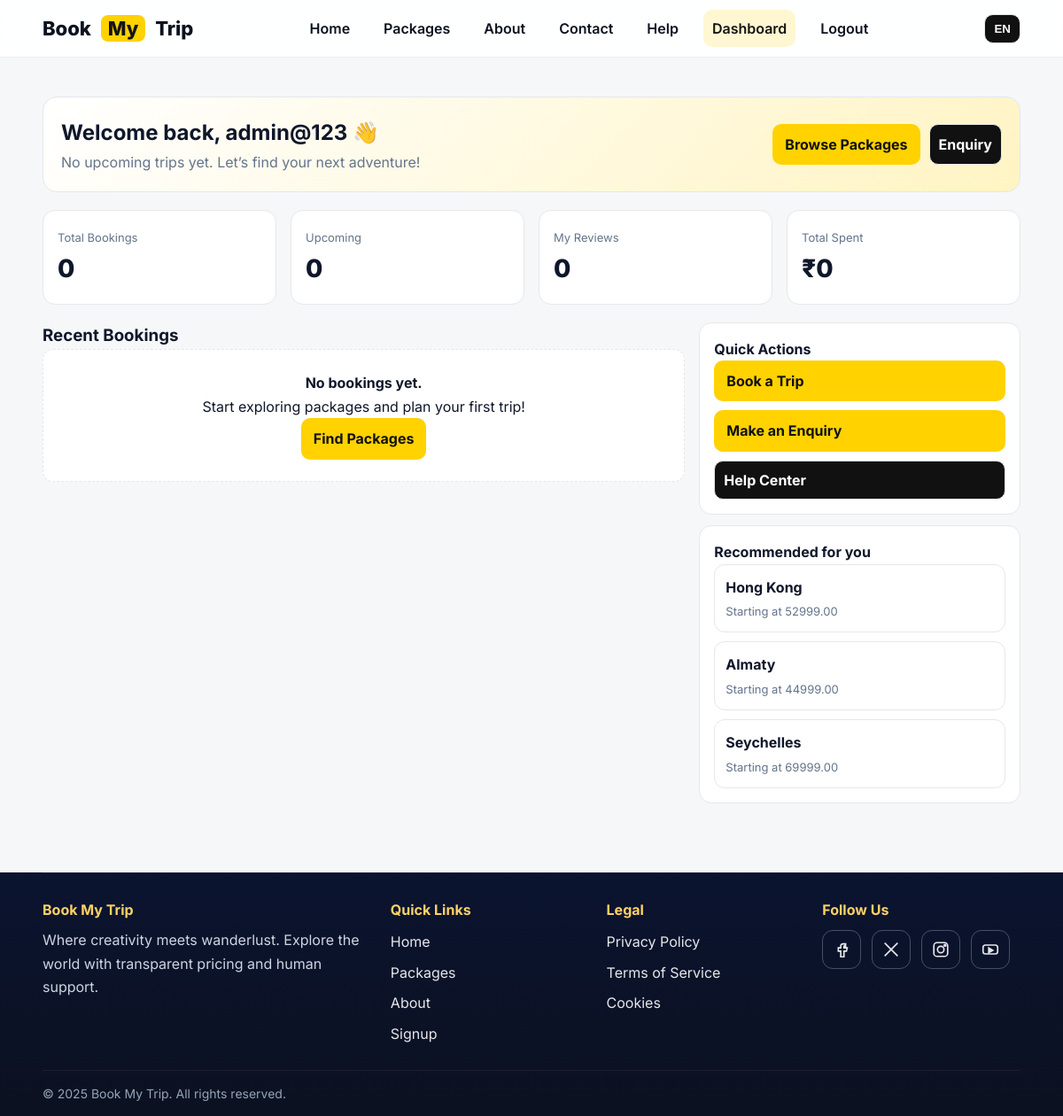
The page /dashboard/ (signed in) on the database its author committed.
### hello/models.py (models this page shows, shortened)
class Package(models.Model):
    CATEGORY_CHOICES = [
        ('adventure', 'Adventure'),
        ('beach', 'Beach'),
        ('city', 'City'),
        ('cultural', 'Cultural'),
        ('luxury', 'Luxury'),
        ('family', 'Family'),
        ('honeymoon', 'Honeymoon'),
        ('other', 'Other'),
    ]
    title = models.CharField(max_length=200)
    slug = models.SlugField(max_length=220, unique=True, help_text="Used in the package URL.")
    destination = models.ForeignKey('Destination', on_delete=models.CASCADE, related_name="packages")
    category = models.CharField(max_length=20, choices=CATEGORY_CHOICES)
    description = models.TextField()
    image = models.ImageField(upload_to='packages/', blank=True, null=True)
    price = models.DecimalField(max_digits=10, decimal_places=2, validators=[MinValueValidator(Decimal('0'))])
    is_available = models.BooleanField(default=True)
    created_at = models.DateTimeField(auto_now_add=True)
    class Meta:
        ordering = ['-created_at']
        verbose_name_plural = "Packages"
        indexes = [
            models.Index(fields=['slug']),
            models.Index(fields=['category', 'is_available']),
        ]

### hello/views.py (the view)
# urls.py: path("dashboard/", views.dashboard, name="dashboard"),
@login_required
def dashboard(request):
    today = timezone.localdate()
    bookings = Booking.objects.filter(user=request.user).select_related("package")
    stats = {
        "total_bookings": bookings.count(),
        "upcoming_count": bookings.filter(travel_date__gte=today).count(),
        "total_spent": bookings.aggregate(s=Sum("total_price"))["s"] or 0,
        "confirmed_count": bookings.filter(status="CONFIRMED").count(),
    }
    ctx = {
        "stats": stats,
        "recent_bookings": bookings.order_by("-booking_date")[:5],
        "reviews": Review.objects.filter(user=request.user).select_related("package")[:5],
        "recommendations": (
            Package.objects.filter(is_available=True)
            .exclude(bookings__user=request.user)
            .select_related("destination")[:3]
        ),
        "upcoming_booking": bookings.filter(travel_date__gte=today).order_by("travel_date").first(),
    }
    return render(request, "hello/dashboard.html", ctx)

### hello/templates/hello/dashboard.html (shortened to what this page needs)
<!DOCTYPE html>
<html lang="en">
<head>
</head>
<body>
<header class="topbar">
  <div class="container nav">
    <a class="logo" href="{% url 'home' %}">Book <span>My</span> Trip</a>
    <nav class="menu">
      <a href="{% url 'home' %}">Home</a>
      <a href="{% url 'packages' %}">Packages</a>
      <a href="{% url 'about' %}">About</a>
      <a href="{% url 'contact' %}">Contact</a>
      <a href="{% url 'help' %}">Help</a>
      <a href="{% url 'dashboard' %}" class="active">Dashboard</a>
      {% if user.is_authenticated %}
        <a href="{% url 'logout' %}">Logout</a>
      {% else %}
        <a href="{% url 'login' %}">Login</a>
        <a href="{% url 'signup' %}">Signup</a>
      {% endif %}
    </nav>
    <div class="actions"><button class="btn ghost">EN</button></div>
  </div>
</header>
<main>
  <section class="container section">
    <div class="hero">
      <div>
        <h2>Welcome back, {{ user.first_name|default:user.username }} 👋</h2>
        {% if upcoming_booking %}
          <p>Your next trip: <strong>{{ upcoming_booking.package.title }}</strong> •
          <strong>{{ upcoming_booking.travel_date|date:"M d, Y" }}</strong></p>
        {% else %}
          <p>No upcoming trips yet. Let’s find your next adventure!</p>
        {% endif %}
      </div>
      <div style="display:flex;gap:10px;flex-wrap:wrap">
        <a class="btn" href="{% url 'packages' %}">Browse Packages</a>
        <a class="btn ghost" href="{% url 'contact' %}">Enquiry</a>
      </div>
    </div>
    <div class="grid cards">
      <div class="card kpi"><span class="label">Total Bookings</span><div class="value">{{ stats.total_bookings }}</div></div>
      <div class="card kpi"><span class="label">Upcoming</span><div class="value">{{ stats.upcoming_count }}</div></div>
      <div class="card kpi"><span class="label">My Reviews</span><div class="value">{{ reviews|length }}</div></div>
      <div class="card kpi"><span class="label">Total Spent</span><div class="value">₹{{ stats.total_spent|floatformat:0 }}</div></div>
    </div>
    <div class="section-grid">
      <div>
        <h3>Recent Bookings</h3>
        {% if recent_bookings %}
          <table class="table">
            <thead>
              <tr><th>Package</th><th>Travel Date</th><th>Status</th><th>Total</th><th>Booked On</th></tr>
            </thead>
            <tbody>
              {% for b in recent_bookings %}
              <tr>
                <td>{{ b.package.title }}</td>
                <td>{{ b.travel_date|date:"M d, Y" }}</td>
                <td>{{ b.status|title }}</td>
                <td>₹{{ b.total_price|floatformat:0 }}</td>
                <td>{{ b.booking_date|date:"M d, Y" }}</td>
              </tr>
              {% endfor %}
            </tbody>
          </table>
        {% else %}
          <div class="empty">
            <p><strong>No bookings yet.</strong></p>
            <p>Start exploring packages and plan your first trip!</p>
            <a class="btn" href="{% url 'packages' %}">Find Packages</a>
          </div>
        {% endif %}
      </div>
      <aside>
        <div class="card">
          <h4>Quick Actions</h4>
          <div class="list">
            <a class="btn" href="{% url 'packages' %}">Book a Trip</a>
            <a class="btn" href="{% url 'contact' %}">Make an Enquiry</a>
            <a class="btn ghost" href="{% url 'help' %}">Help Center</a>
          </div>
        </div>
        <div class="card" style="margin-top:12px">
          <h4>Recommended for you</h4>
          <div class="reco">
            {% for r in recommendations %}
              <a href="{% url 'packages' %}#{{ r.slug|default:r.id }}">
                <strong>{{ r.name|default:r.title }}</strong>
                <p>{% if r.price %}Starting at {{ r.price }}{% else %}New deals available{% endif %}</p>
              </a>
            {% empty %}
              <p class="muted">No recommendations yet.</p>
            {% endfor %}
          </div>
        </div>
      </aside>
    </div>
  </section>
</main>
<footer class="site-footer">
  <div class="container footer-top">
    <div class="fgrid">
      <div class="fbrand">
        <h4>Book My Trip</h4>
        <p>Where creativity meets wanderlust. Explore the world with transparent pricing and human support.</p>
      </div>
      <div class="fcol">
        <h4>Quick Links</h4>
        <ul>
          <li><a href="{% url 'home' %}">Home</a></li>
          <li><a href="{% url 'packages' %}">Packages</a></li>
          <li><a href="{% url 'about' %}">About</a></li>
          <li><a href="{% url 'signup' %}">Signup</a></li>
        </ul>
      </div>
      <div class="fcol">
        <h4>Legal</h4>
        <ul>
          <li><a href="{% url 'privacy' %}">Privacy Policy</a></li>
          <li><a href="{% url 'terms' %}">Terms of Service</a></li>
          <li><a href="{% url 'cookies' %}">Cookies</a></li>
        </ul>
      </div>
      <div class="fcol">
        <h4>Follow Us</h4>
        <div class="social">
  <a class="social-btn" aria-label="Facebook" href="#" rel="noopener">
    <svg viewBox="0 0 24 24" aria-hidden="true">
      <path d="M14 9h3V5h-3c-1.7 0-3 1.3-3 3v2H8v4h3v7h4v-7h3l1-4h-4V8.5c0-.8.7-1.5 1.5-1.5H17" />
    </svg>
  </a>
  <a class="social-btn" aria-label="X (Twitter)" href="#" rel="noopener">
    <svg viewBox="0 0 24 24" aria-hidden="true">
      <path d="M4 4l16 16M20 4L4 20" />
    </svg>
  </a>
  <a class="social-btn" aria-label="Instagram" href="#" rel="noopener">
    <svg viewBox="0 0 24 24" aria-hidden="true">
      <rect x="3.5" y="3.5" width="17" height="17" rx="4" ry="4" />
      <circle cx="12" cy="12" r="4" />
      <circle cx="17.2" cy="6.8" r="1.1" />
    </svg>
  </a>
  <a class="social-btn" aria-label="YouTube" href="#" rel="noopener">
    <svg viewBox="0 0 24 24" aria-hidden="true">
      <rect x="3" y="6.5" width="18" height="11" rx="3" ry="3" />
      <path d="M10 10l5 3-5 3z" fill="currentColor" />
    </svg>
  </a>
</div>
        </div>
      </div>
    </div>
  <div class="container foot-bottom">© 2025 Book My Trip. All rights reserved.</div>
</footer>
</body>
</html>

### hello/templates/hello/dashboard.html (style rules this page uses)
:root { --bg:#f6f7f8; --ink:#0f172a; --muted:#64748b; --line:#e5e7eb; --brand:#ffd200; --brand-d:#141414; }
* { box-sizing:border-box;margin:0;padding:0 }
body { margin:0;background:var(--bg);color:var(--ink); font-family:Inter,system-ui,-apple-system,Segoe UI,Roboto,Arial;line-height:1.65 }
.topbar { position:sticky;top:0;z-index:60;backdrop-filter:saturate(1.2) blur(10px); background:rgba(255,255,255,.9);border-bottom:1px solid rgba(0,0,0,.06) }
.container { width:min(1180px,92%);margin:auto }
.nav { display:flex;align-items:center;gap:14px;min-height:64px }
.logo { font-weight:800;font-size:22px;color:#0b1220;text-decoration:none;white-space:nowrap }
.logo span { background:var(--brand);color:var(--brand-d);padding:2px 8px;border-radius:8px;margin:0 6px }
.menu { display:flex;gap:18px;justify-content:center;flex:1 }
.menu a { color:#0b1220;text-decoration:none;font-weight:600;padding:8px 10px;border-radius:10px }
.menu a.active { background:rgba(255,210,0,.18);color:var(--brand-d) }
.actions { margin-left:auto }
.btn.ghost { padding:8px 10px;border:1px solid var(--line);background:#fff;border-radius:10px }
.section { padding:44px 0 }
.hero { background:linear-gradient(135deg,#fff,#fff4c3);border:1px solid var(--line); border-radius:16px;padding:20px;display:flex;gap:16px;align-items:center;justify-content:space-between;margin-bottom:20px }
.hero p { color:var(--muted) }
.btn { appearance:none;border:0;border-radius:10px;background:var(--brand);color:#111; padding:10px 14px;font-weight:700;cursor:pointer;text-decoration:none;display:inline-flex;align-items:center;gap:8px }
.btn.ghost { background:#111;color:#fff }
.grid { display:grid;gap:16px }
.cards { grid-template-columns:repeat(4,minmax(0,1fr)) }
.card { background:#fff;border:1px solid var(--line);border-radius:14px;padding:16px }
.kpi .label { color:var(--muted);font-size:13px }
.kpi .value { font-size:28px;font-weight:800 }
.section-grid { display:grid;grid-template-columns:2fr 1fr;gap:16px;margin-top:20px }
.empty { text-align:center;border:1px dashed var(--line);padding:24px;border-radius:12px;background:#fff }
.list { display:flex;flex-direction:column;gap:10px }
.reco a { display:block;background:#fff;border:1px solid var(--line);border-radius:12px;padding:12px;text-decoration:none;color:var(--ink) }
.reco a + a { margin-top:10px }
.reco p { margin-top:4px;color:var(--muted);font-size:13px }
.site-footer { background:linear-gradient(180deg,#0b1430,#0b1120);color:#e5e7eb;margin-top:34px }
.footer-top { padding:28px 0;border-top:1px solid rgba(255,255,255,.06);border-bottom:1px solid rgba(255,255,255,.06) }
.fgrid { display:grid;grid-template-columns:2fr 1.2fr 1.2fr 1.2fr;gap:20px }
.fbrand h4 { margin:0 0 8px;color:#ffd166 }
.fbrand p { margin:0;color:#cbd5e1 }
.fcol h4 { margin:0 0 10px;color:#ffd166 }
.fcol ul { list-style:none;padding:0;margin:0;display:grid;gap:8px }
.fcol a { color:#e5e7eb;text-decoration:none }
.foot-bottom { padding:14px 0;color:#94a3b8;font-size:14px }
.social { display:flex;gap:12px;margin-top:8px }
.social-btn { display:inline-grid;place-items:center; width:44px;height:44px;border:1px solid rgba(255,255,255,.25); border-radius:12px;text-decoration:none;color:#e5e7eb; background:transparent;transition:all .18s ease; }
.social-btn svg { width:22px;height:22px;stroke:currentColor;stroke-width:1.8;fill:none }

### rows shown on the page
Package: name "Hong Kong", price "52999.00"
Package: name "Almaty", price "44999.00"
Package: name "Seychelles", price "69999.00"

### other values the page prints
{{ user.first_name|default:user.username }} "admin@123"
{{ stats.total_bookings }} "0"
{{ stats.upcoming_count }} "0"
{{ reviews|length }} "0"
{{ stats.total_spent|floatformat:0 }} "0"
